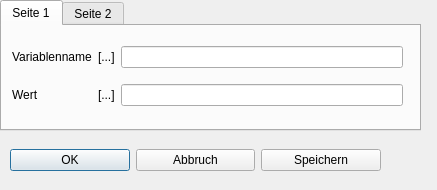
<?xml version="1.0" encoding="UTF-8"?>
<ui version="4.0">
 <class>Dialog_var</class>
 <widget class="QDialog" name="Dialog_var">
  <property name="geometry">
   <rect>
    <x>0</x>
    <y>0</y>
    <width>437</width>
    <height>190</height>
   </rect>
  </property>
  <property name="windowTitle">
   <string>Variable definieren</string>
  </property>
  <property name="modal">
   <bool>true</bool>
  </property>
  <widget class="QWidget" name="layoutWidget_3">
   <property name="geometry">
    <rect>
     <x>10</x>
     <y>140</y>
     <width>371</width>
     <height>41</height>
    </rect>
   </property>
   <layout class="QHBoxLayout" name="horizontalLayout">
    <item>
     <widget class="QPushButton" name="pushButton_ok">
      <property name="text">
       <string>OK</string>
      </property>
     </widget>
    </item>
    <item>
     <widget class="QPushButton" name="pushButton_esc">
      <property name="text">
       <string>Abbruch</string>
      </property>
     </widget>
    </item>
    <item>
     <widget class="QPushButton" name="pushButton_save">
      <property name="text">
       <string>Speichern</string>
      </property>
     </widget>
    </item>
   </layout>
  </widget>
  <widget class="QTabWidget" name="tabWidget">
   <property name="geometry">
    <rect>
     <x>0</x>
     <y>0</y>
     <width>421</width>
     <height>131</height>
    </rect>
   </property>
   <property name="currentIndex">
    <number>0</number>
   </property>
   <widget class="QWidget" name="tab">
    <attribute name="title">
     <string>Seite 1</string>
    </attribute>
    <widget class="QWidget" name="layoutWidget">
     <property name="geometry">
      <rect>
       <x>10</x>
       <y>10</y>
       <width>391</width>
       <height>81</height>
      </rect>
     </property>
     <layout class="QGridLayout" name="gridLayout">
      <item row="1" column="2">
       <widget class="QLineEdit" name="lineEdit_wert"/>
      </item>
      <item row="0" column="2">
       <widget class="QLineEdit" name="lineEdit_name"/>
      </item>
      <item row="1" column="1">
       <widget class="QLabel" name="label_7">
        <property name="text">
         <string>[...]</string>
        </property>
       </widget>
      </item>
      <item row="0" column="1">
       <widget class="QLabel" name="label_2">
        <property name="text">
         <string>[...]</string>
        </property>
       </widget>
      </item>
      <item row="0" column="0">
       <widget class="QLabel" name="label">
        <property name="text">
         <string>Variablenname</string>
        </property>
       </widget>
      </item>
      <item row="1" column="0">
       <widget class="QLabel" name="label_3">
        <property name="text">
         <string>Wert</string>
        </property>
       </widget>
      </item>
     </layout>
    </widget>
   </widget>
   <widget class="QWidget" name="tab_2">
    <attribute name="title">
     <string>Seite 2</string>
    </attribute>
    <widget class="QWidget" name="layoutWidget_2">
     <property name="geometry">
      <rect>
       <x>11</x>
       <y>9</y>
       <width>391</width>
       <height>81</height>
      </rect>
     </property>
     <layout class="QGridLayout" name="gridLayout_2">
      <item row="0" column="0">
       <widget class="QLabel" name="label_30">
        <property name="text">
         <string>Bezeichnung</string>
        </property>
       </widget>
      </item>
      <item row="1" column="0">
       <widget class="QLabel" name="label_33">
        <property name="text">
         <string>Ausführbedingung</string>
        </property>
       </widget>
      </item>
      <item row="0" column="2">
       <widget class="QLineEdit" name="lineEdit_bez"/>
      </item>
      <item row="1" column="1">
       <widget class="QLabel" name="label_32">
        <property name="text">
         <string>[AFB]</string>
        </property>
       </widget>
      </item>
      <item row="0" column="1">
       <widget class="QLabel" name="label_31">
        <property name="text">
         <string>[BEZ]</string>
        </property>
       </widget>
      </item>
      <item row="1" column="2">
       <widget class="QLineEdit" name="lineEdit_afb"/>
      </item>
     </layout>
    </widget>
   </widget>
  </widget>
 </widget>
 <tabstops>
  <tabstop>tabWidget</tabstop>
  <tabstop>lineEdit_name</tabstop>
  <tabstop>lineEdit_wert</tabstop>
  <tabstop>pushButton_ok</tabstop>
  <tabstop>pushButton_esc</tabstop>
  <tabstop>pushButton_save</tabstop>
  <tabstop>lineEdit_bez</tabstop>
  <tabstop>lineEdit_afb</tabstop>
 </tabstops>
 <resources/>
 <connections/>
</ui>
